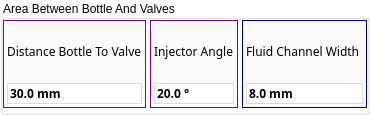
        <widget class="QGroupBox" name="groupBoxInjectionPosition">
         <property name="styleSheet">
          <string notr="true">QGroupBox{
    background-color: transparent;
}</string>
         </property>
         <property name="title">
          <string>Area Between Bottle And Valves</string>
         </property>
         <layout class="QGridLayout" name="gridLayout_16">
          <property name="leftMargin">
           <number>0</number>
          </property>
          <property name="topMargin">
           <number>0</number>
          </property>
          <property name="rightMargin">
           <number>0</number>
          </property>
          <property name="bottomMargin">
           <number>4</number>
          </property>
          <property name="spacing">
           <number>4</number>
          </property>
          <item row="0" column="0">
           <widget class="ContentBoardItem" name="widgetDashBoardDistanceInjectorBottle" native="true">
            <property name="minimumSize">
             <size>
              <width>0</width>
              <height>88</height>
             </size>
            </property>
            <property name="maximumSize">
             <size>
              <width>16777215</width>
              <height>88</height>
             </size>
            </property>
            <property name="styleSheet">
             <string notr="true">/*QFrame{
     background:rgb(249,247,248);
     border: 1px solid rgb(128,0,128);
     min-height: 80px;
     max-height: 80px;
}

QLabel{
  background:rgb(249,247,248);
  color: rgb(39,51,66);
  border: 0px solid rgb(128,0,128);
  font-size: 16px;
  font-family: Siemens Sans;
  min-height: 20px;
  max-height: 20px;
}

QDoubleSpinBox{
background:rgb(255,255,255);
  color: rgb(39,51,66);
  font-size: 16px;
  font-weight: bold;
  font-family: Siemens Sans;
  min-height: 32px;
  max-height: 32px;
min-width: 0px;
}

QDoubleSpinBox::focus{
 border: 2px solid rgb(0,95,135);
}
*/

QWidget{
     border: 1px solid rgb(128,0,128);
 }

QLabel{
   border: 0px;
}
QDoubleSpinBox::focus{
 border: 2px solid rgb(0,95,135);
}
QDoubleSpinBox{
   border: 1px solid rgb(218, 220, 224);
}
QDoubleSpinBox{
min-width: 40px;
}


</string>
            </property>
            <layout class="QGridLayout" name="gridLayout_20">
             <property name="leftMargin">
              <number>4</number>
             </property>
             <property name="topMargin">
              <number>4</number>
             </property>
             <property name="rightMargin">
              <number>4</number>
             </property>
             <property name="bottomMargin">
              <number>4</number>
             </property>
             <property name="spacing">
              <number>4</number>
             </property>
             <item row="0" column="0">
              <widget class="QLabel" name="labelDashBoardDistanceInjectorBottle">
               <property name="font">
                <font>
                 <family>Siemens Sans</family>
                </font>
               </property>
               <property name="text">
                <string>Distance Bottle To Valve</string>
               </property>
              </widget>
             </item>
             <item row="1" column="0">
              <widget class="QDoubleSpinBox" name="doubleSpinBoxDistanceInjectorBottle">
               <property name="sizePolicy">
                <sizepolicy hsizetype="Preferred" vsizetype="Fixed">
                 <horstretch>0</horstretch>
                 <verstretch>0</verstretch>
                </sizepolicy>
               </property>
               <property name="font">
                <font>
                 <family>Siemens Sans</family>
                 <weight>75</weight>
                 <bold>true</bold>
                </font>
               </property>
               <property name="focusPolicy">
                <enum>Qt::ClickFocus</enum>
               </property>
               <property name="styleSheet">
                <string notr="true"/>
               </property>
               <property name="wrapping">
                <bool>false</bool>
               </property>
               <property name="buttonSymbols">
                <enum>QAbstractSpinBox::NoButtons</enum>
               </property>
               <property name="suffix">
                <string> mm</string>
               </property>
               <property name="decimals">
                <number>1</number>
               </property>
               <property name="minimum">
                <double>0.000000000000000</double>
               </property>
               <property name="maximum">
                <double>100.000000000000000</double>
               </property>
               <property name="singleStep">
                <double>0.100000000000000</double>
               </property>
               <property name="value">
                <double>30.000000000000000</double>
               </property>
              </widget>
             </item>
            </layout>
           </widget>
          </item>
          <item row="0" column="1">
           <widget class="ContentBoardItem" name="widgetDashBoardInjectionAngle" native="true">
            <property name="minimumSize">
             <size>
              <width>0</width>
              <height>88</height>
             </size>
            </property>
            <property name="maximumSize">
             <size>
              <width>16777215</width>
              <height>88</height>
             </size>
            </property>
            <property name="styleSheet">
             <string notr="true">/*QFrame{
     background:rgb(249,247,248);
     border: 1px solid rgb(128,0,128);
     min-height: 80px;
     max-height: 80px;
}

QLabel{
  background:rgb(249,247,248);
  color: rgb(39,51,66);
  border: 0px solid rgb(128,0,128);
  font-size: 16px;
  font-family: Siemens Sans;
  min-height: 20px;
  max-height: 20px;
}

QDoubleSpinBox{
background:rgb(255,255,255);
  color: rgb(39,51,66);
  font-size: 16px;
  font-weight: bold;
  font-family: Siemens Sans;
  min-height: 32px;
  max-height: 32px;
min-width: 0px;
}

QDoubleSpinBox::focus{
 border: 2px solid rgb(0,95,135);
}
*/

QWidget{
     border: 1px solid rgb(128,0,128);
 }

QLabel{
   border: 0px;
}
QDoubleSpinBox::focus{
 border: 2px solid rgb(0,95,135);
}
QDoubleSpinBox{
   border: 1px solid rgb(218, 220, 224);
}
QDoubleSpinBox{
min-width: 40px;
}



</string>
            </property>
            <layout class="QGridLayout" name="gridLayout_21">
             <property name="leftMargin">
              <number>4</number>
             </property>
             <property name="topMargin">
              <number>4</number>
             </property>
             <property name="rightMargin">
              <number>4</number>
             </property>
             <property name="bottomMargin">
              <number>4</number>
             </property>
             <property name="spacing">
              <number>4</number>
             </property>
             <item row="1" column="0">
              <widget class="QLabel" name="labelDashBoardInjectionAngle">
               <property name="font">
                <font>
                 <family>Siemens Sans</family>
                </font>
               </property>
               <property name="text">
                <string>Injector Angle</string>
               </property>
              </widget>
             </item>
             <item row="2" column="0">
              <widget class="QDoubleSpinBox" name="doubleSpinBoxInjectionAngle">
               <property name="sizePolicy">
                <sizepolicy hsizetype="Preferred" vsizetype="Fixed">
                 <horstretch>0</horstretch>
                 <verstretch>0</verstretch>
                </sizepolicy>
               </property>
               <property name="font">
                <font>
                 <family>Siemens Sans</family>
                 <weight>75</weight>
                 <bold>true</bold>
                </font>
               </property>
               <property name="focusPolicy">
                <enum>Qt::ClickFocus</enum>
               </property>
               <property name="styleSheet">
                <string notr="true"/>
               </property>
               <property name="wrapping">
                <bool>false</bool>
               </property>
               <property name="buttonSymbols">
                <enum>QAbstractSpinBox::NoButtons</enum>
               </property>
               <property name="suffix">
                <string> °</string>
               </property>
               <property name="decimals">
                <number>1</number>
               </property>
               <property name="minimum">
                <double>-90.000000000000000</double>
               </property>
               <property name="maximum">
                <double>90.000000000000000</double>
               </property>
               <property name="singleStep">
                <double>0.100000000000000</double>
               </property>
               <property name="value">
                <double>20.000000000000000</double>
               </property>
              </widget>
             </item>
            </layout>
           </widget>
          </item>
          <item row="0" column="2">
           <widget class="ContentBoardItem" name="ContentBoardInjectionMiddleWindowWidthInMm" native="true">
            <property name="minimumSize">
             <size>
              <width>0</width>
              <height>88</height>
             </size>
            </property>
            <property name="maximumSize">
             <size>
              <width>16777215</width>
              <height>88</height>
             </size>
            </property>
            <property name="styleSheet">
             <string notr="true">/*QFrame{
     background:rgb(249,247,248);
     border: 1px solid rgb(0,0,128);
     min-height: 80px;
     max-height: 80px;
}

QLabel{
  background:rgb(249,247,248);
  border: 0px solid rgb(0,0,128);
  color: rgb(39,51,66);
  font-size: 16px;
  font-family: Siemens Sans;
  min-height: 20px;
  max-height: 20px;
}

QDoubleSpinBox{
background:rgb(255,255,255);
  color: rgb(39,51,66);
  font-size: 16px;
  font-weight: bold;
  font-family: Siemens Sans;
  min-height: 32px;
  max-height: 32px;
min-width: 0px;
}

QDoubleSpinBox::focus{
 border: 2px solid rgb(0,95,135);
}
*/

QWidget{
     border: 1px solid rgb(0,0,128);
 }

QLabel{
   border: 0px;
}
QDoubleSpinBox::focus{
 border: 2px solid rgb(0,95,135);
}
QDoubleSpinBox{
   border: 1px solid rgb(218, 220, 224);
}
QDoubleSpinBox{
min-width: 40px;
}


</string>
            </property>
            <layout class="QGridLayout" name="gridLayout_31">
             <property name="leftMargin">
              <number>4</number>
             </property>
             <property name="topMargin">
              <number>4</number>
             </property>
             <property name="rightMargin">
              <number>4</number>
             </property>
             <property name="bottomMargin">
              <number>4</number>
             </property>
             <property name="spacing">
              <number>4</number>
             </property>
             <item row="0" column="0">
              <widget class="QLabel" name="labelContentBoardROIInjectionMiddleWindowWidthInMm">
               <property name="font">
                <font>
                 <family>Siemens Sans</family>
                </font>
               </property>
               <property name="styleSheet">
                <string notr="true"/>
               </property>
               <property name="text">
                <string>Fluid Channel Width </string>
               </property>
              </widget>
             </item>
             <item row="1" column="0">
              <widget class="QDoubleSpinBox" name="doubleSpinBoxInjectionMiddleWindowWidthInMm">
               <property name="sizePolicy">
                <sizepolicy hsizetype="Preferred" vsizetype="Fixed">
                 <horstretch>0</horstretch>
                 <verstretch>0</verstretch>
                </sizepolicy>
               </property>
               <property name="font">
                <font>
                 <family>Siemens Sans</family>
                 <weight>75</weight>
                 <bold>true</bold>
                </font>
               </property>
               <property name="focusPolicy">
                <enum>Qt::ClickFocus</enum>
               </property>
               <property name="styleSheet">
                <string notr="true"/>
               </property>
               <property name="wrapping">
                <bool>false</bool>
               </property>
               <property name="buttonSymbols">
                <enum>QAbstractSpinBox::NoButtons</enum>
               </property>
               <property name="suffix">
                <string> mm</string>
               </property>
               <property name="decimals">
                <number>1</number>
               </property>
               <property name="minimum">
                <double>2.000000000000000</double>
               </property>
               <property name="maximum">
                <double>100.000000000000000</double>
               </property>
               <property name="singleStep">
                <double>1.000000000000000</double>
               </property>
               <property name="value">
                <double>8.000000000000000</double>
               </property>
              </widget>
             </item>
            </layout>
           </widget>
          </item>
         </layout>
        </widget>
